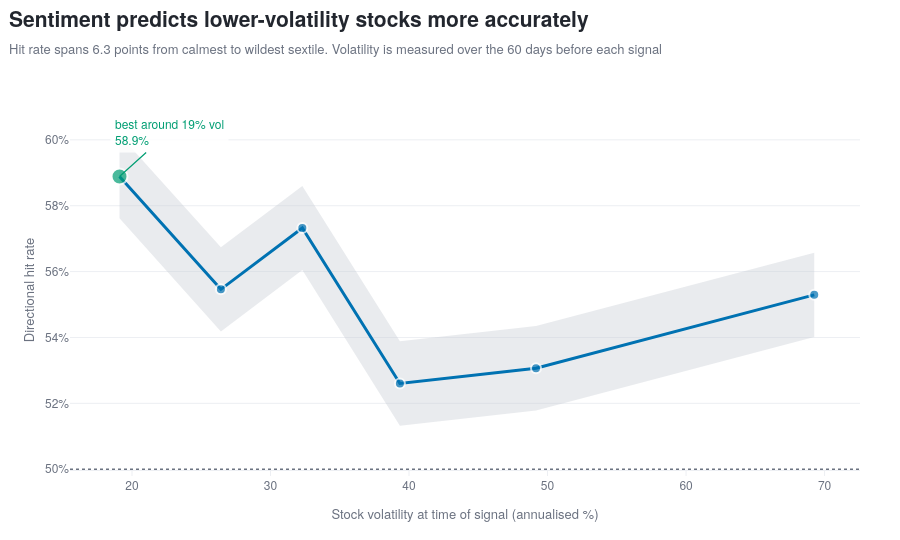

Source (notebook cell):
### Code cell
best_i = vq.hit.idxmax()
fig = go.Figure()

fig.add_trace(go.Scatter(
    x=list(vq.vol_mid)+list(vq.vol_mid[::-1]),
    y=list(vq.hit+2*vq.se)+list((vq.hit-2*vq.se)[::-1]),
    fill='toself', fillcolor='rgba(191,197,207,0.35)',
    line=dict(color='rgba(0,0,0,0)'), hoverinfo='skip', showlegend=False))

fig.add_trace(go.Scatter(
    x=vq.vol_mid, y=vq.hit, mode='lines+markers',
    line=dict(color=POS, width=3),
    marker=dict(size=[16 if i==best_i else 10 for i in vq.index],
                color=[ACCENT if i==best_i else POS for i in vq.index],
                line=dict(color='white', width=2)),
    customdata=vq.n,
    hovertemplate='%{x:.0f}% annualised vol<br>hit rate %{y:.1%}<br>%{customdata:,} signals<extra></extra>',
    showlegend=False))

fig.add_hline(y=0.5, line_color=MUTED, line_width=1.5, line_dash='dot')

br = vq.loc[best_i]
note(fig, f'best around {br.vol_mid:.0f}% vol<br>{br.hit:.1%}',
     x=float(br.vol_mid), y=float(br.hit), ax=50, ay=-45, color=ACCENT)

fig.update_xaxes(title='Stock volatility at time of signal (annualised %)')
fig.update_yaxes(title='Directional hit rate', tickformat='.0%')

lo, hi = vq.iloc[0], vq.iloc[-1]
spread = (vq.hit.max() - vq.hit.min()) * 100
typical_se = float(vq.se.mean()) * 100

# If the spread across sextiles is within noise, the honest headline is that
# volatility does not matter — a null result worth reporting.
if spread < 4 * typical_se:
    headline = 'Volatility does not change how well sentiment predicts direction'
    sub = (f'Hit rate varies only {spread:.1f} points across volatility sextiles, '
           f'within the noise of the estimate. The signal works about equally well '
           f'on calm and turbulent stocks')
else:
    trend = 'higher' if hi.hit > lo.hit else 'lower'
    headline = f'Sentiment predicts {trend}-volatility stocks more accurately'
    sub = (f'Hit rate spans {spread:.1f} points from calmest to wildest sextile. '
           'Volatility is measured over the 60 days before each signal')

titled(fig, headline, sub, height=540)
fig.show()

print(f'Calmest sextile ({lo.vol_mid:.0f}% vol): {lo.hit:.1%}')
print(f'Wildest sextile ({hi.vol_mid:.0f}% vol): {hi.hit:.1%}')

### Figure 1 — Plotly figure (JSON) as saved in the notebook; plotly's stock layout.template omitted (floating-point values rounded to 4 significant figures)
{"data": [{"fill": "toself", "fillcolor": "rgba(191,197,207,0.35)", "hoverinfo": "skip", "line": {"color": "rgba(0,0,0,0)"}, "showlegend": false, "type": "scatter", "x": [19.1, 26.42, 32.3, 39.34, 49.17, 69.26, 69.26, 49.17, 39.34, 32.3, 26.42, 19.1], "y": [0.6015, 0.5674, 0.586, 0.5389, 0.5435, 0.5657, 0.5401, 0.5178, 0.5132, 0.5605, 0.5418, 0.5762]}, {"customdata": [6037, 6033, 6036, 6032, 6034, 6035], "hovertemplate": "%{x:.0f}% annualised vol<br>hit rate %{y:.1%}<br>%{customdata:,} signals<extra></extra>", "line": {"color": "#0072B2", "width": 3}, "marker": {"color": ["#009E73", "#0072B2", "#0072B2", "#0072B2", "#0072B2", "#0072B2"], "line": {"color": "white", "width": 2}, "size": [16, 10, 10, 10, 10, 10]}, "mode": "lines+markers", "showlegend": false, "type": "scatter", "x": [19.1, 26.42, 32.3, 39.34, 49.17, 69.26], "y": [0.5889, 0.5546, 0.5732, 0.526, 0.5307, 0.5529]}], "layout": {"annotations": [{"align": "left", "arrowcolor": "#009E73", "arrowhead": 0, "arrowwidth": 1.2, "ax": 50, "ay": -45, "bgcolor": "rgba(255,255,255,0.85)", "borderpad": 4, "font": {"color": "#009E73", "size": 12}, "showarrow": true, "text": "best around 19% vol<br>58.9%", "x": 19.1, "y": 0.5889}], "height": 540, "shapes": [{"line": {"color": "#6B7280", "dash": "dot", "width": 1.5}, "type": "line", "x0": 0, "x1": 1, "xref": "x domain", "y0": 0.5, "y1": 0.5, "yref": "y"}], "title": {"text": "<b>Sentiment predicts lower-volatility stocks more accurately</b><br><span style='font-size:13px;color:#6B7280'>Hit rate spans 6.3 points from calmest to wildest sextile. Volatility is measured over the 60 days before each signal</span>"}, "xaxis": {"title": {"text": "Stock volatility at time of signal (annualised %)"}}, "yaxis": {"tickformat": ".0%", "title": {"text": "Directional hit rate"}}}}
